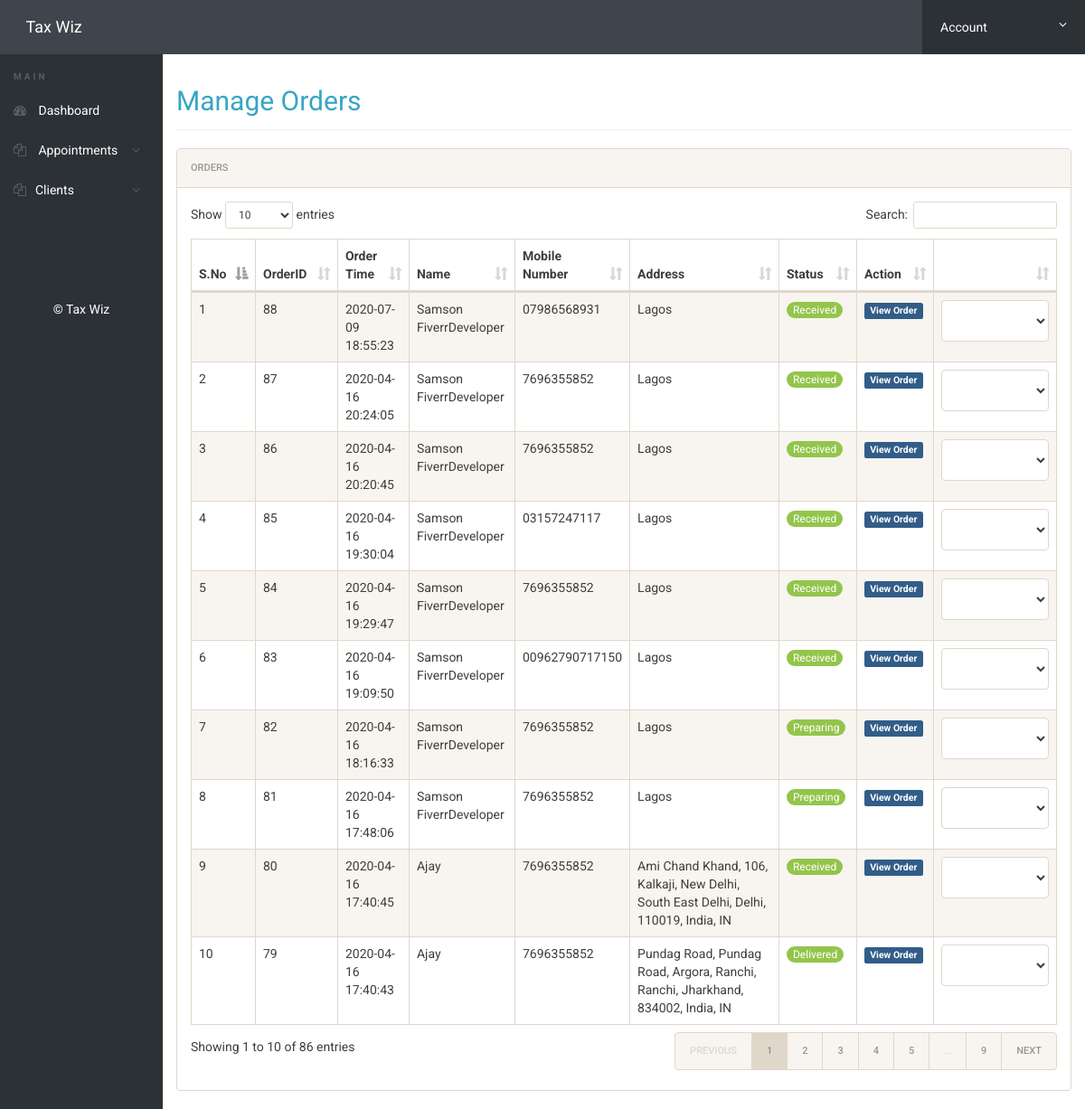
Screenshot of /manage-orders.php (signed in) with the database file from the repository.
### tables this page shows
CREATE TABLE `orders` (
  `orderid` int(11) NOT NULL,
  `user_id` varchar(20) NOT NULL,
  `fname` varchar(100) NOT NULL,
  `mobile` varchar(25) NOT NULL,
  `city` varchar(50) NOT NULL,
  `area` varchar(100) NOT NULL,
  `address` varchar(500) NOT NULL,
  `status` varchar(50) DEFAULT 'Received',
  `total` varchar(50) NOT NULL,
  `shipping` varchar(50) NOT NULL,
  `paymenttype` varchar(50) NOT NULL,
  `payid` varchar(100) NOT NULL,
  `coupon` varchar(50) NOT NULL,
  `couponprice` varchar(50) NOT NULL,
  `lat` varchar(50) NOT NULL,
  `lng` varchar(50) NOT NULL,
  `dtype` varchar(50) NOT NULL,
  `pickup` varchar(50),
  `dcode` varchar(50) NOT NULL,
  `driverid` varchar(50) NOT NULL,
  `ordertime` timestamp NOT NULL DEFAULT current_timestamp()
);

### manage-orders.php (the view, shortened to what this page needs)
<?php
include('includes/config.php');
if(strlen($_SESSION['ScUriTe'])==0)
{
header('location:index.php');
}
else{
?>
<!doctype html>
<html lang="en" class="no-js">
  <head>
    <link rel="stylesheet" href="css/font-awesome.min.css">
    <link rel="stylesheet" href="css/bootstrap.min.css">
    <link rel="stylesheet" href="css/dataTables.bootstrap.min.css">
    <link rel="stylesheet" href="css/bootstrap-social.css">
    <link rel="stylesheet" href="css/bootstrap-select.css">
    <link rel="stylesheet" href="css/fileinput.min.css">
    <link rel="stylesheet" href="css/awesome-bootstrap-checkbox.css">
    <link rel="stylesheet" href="css/style.css">
  </head>
  <body>
    <?php include('includes/header.php');?>
    <div class="ts-main-content">
      <?php include('includes/leftbar.php');?>
      <div class="content-wrapper">
        <div class="container-fluid">
          <div class="row">
            <div class="col-md-12">
              <h2 class="page-title">
                <a href="manage-orders.php">Manage Orders
                </a>
              </h2>
              <div class="panel panel-default">
                <div class="panel-heading">Orders
                </div>
                <div class="panel-body">
                  <table id="zctb" class="display table table-striped table-bordered table-hover" cellspacing="0" width="100%">
                    <thead>
                      <tr>
                      <th>S.No
                        </th>
                        <th>OrderID
                        </th>
                        <th>Order Time
                        </th>
                        <th>Name
                        </th>
                        <th>Mobile Number
                        </th>
                        <th>Address
                        </th>
                        <th>Status
                        </th>
                        <th>Action
                        </th>
                        <th>
                        </th>
                      </tr>
                    </thead>
                    <tbody>
                      <?php
                      $sql = "SELECT * FROM orders order by orderid desc";
                      $query = $dbh -> prepare($sql);
                      $query->execute();
                      $results=$query->fetchAll(PDO::FETCH_OBJ);
                      $cnt=1;
                      if($query->rowCount() > 0)
                      {
                      foreach($results as $result)
                      {				?>
                      <tr>
                      <td>
                          <?php echo htmlentities($cnt);?>
                        </td>
                        <td>
                          <?php echo htmlentities($result->orderid);?>
                        </td>
                        <td>
                          <?php echo htmlentities($result->ordertime);?>
                        </td>
                        <td>
                          <?php echo htmlentities($result->fname);?>
                        </td>
                        <td>
                          <?php echo htmlentities($result->mobile);?>
                        </td>
                        <td>
                          <?php echo htmlentities($result->address);?>
                        </td>
                        <td>
                          <b class="badge badge-primary">
                            <?php echo htmlentities($result->status);?>
                          </b>
                        </td>
                        <td>
                          <a class="label label-primary" href="view-order.php?orderid=<?php echo $result->orderid;?>" >View Order
                          </a>
                        </td>
                        <td>
                          <select onchange="location = this.value;" class="form-control">
                            <option>
                            </option>
                            <option value="manage-orders.php?confirmid=<?php echo $result->orderid;?>">Confirmed
                            </option>
                          </select>
                        </td>
                      </tr>
                      <?php $cnt=$cnt+1; }} ?>
                    </tbody>
                  </table>
                </div>
              </div>
            </div>
          </div>
        </div>
      </div>
    </div>
  </body>
</html>
<?php } ?>

### css/style.css (style rules this page uses)
html { font-size: 14px; }
@media only screen and (min-width: 480px) { html { font-size: 17px; } }
@media only screen and (min-width: 768px) { html { font-size: 14px; } }
body { font-size: 1em; }
a { color: #37a6c4; }
.panel { overflow: hidden; }
.page-title { padding-bottom: 15px; margin-bottom: 20px; border-bottom: 1px solid #f0f0f0; }
.ts-main-content .content-wrapper { padding-top: 15px; margin-top: 60px; }
@media only screen and (min-width: 992px) { .ts-main-content .content-wrapper { margin-left: 180px; } }

### rows the page displays
orders: orderid "88", ordertime "2020-07-09 18:55:23", fname "Samson FiverrDeveloper", mobile "07986568931", address "Lagos", status "Received"
orders: orderid "87", ordertime "2020-04-16 20:24:05", fname "Samson FiverrDeveloper", mobile "7696355852", address "Lagos", status "Received"
orders: orderid "86", ordertime "2020-04-16 20:20:45", fname "Samson FiverrDeveloper", mobile "7696355852", address "Lagos", status "Received"
orders: orderid "85", ordertime "2020-04-16 19:30:04", fname "Samson FiverrDeveloper", mobile "03157247117", address "Lagos", status "Received"
orders: orderid "84", ordertime "2020-04-16 19:29:47", fname "Samson FiverrDeveloper", mobile "7696355852", address "Lagos", status "Received"
orders: orderid "83", ordertime "2020-04-16 19:09:50", fname "Samson FiverrDeveloper", mobile "00962790717150", address "Lagos", status "Received"
orders: orderid "82", ordertime "2020-04-16 18:16:33", fname "Samson FiverrDeveloper", mobile "7696355852", address "Lagos", status "Preparing"
orders: orderid "81", ordertime "2020-04-16 17:48:06", fname "Samson FiverrDeveloper", mobile "7696355852", address "Lagos", status "Preparing"
orders: orderid "80", ordertime "2020-04-16 17:40:45", fname "Ajay", mobile "7696355852", address "Ami Chand Khand, 106, Kalkaji, New Delhi, South East Delhi, Delhi, 110019, India, IN", status "Received"
orders: orderid "79", ordertime "2020-04-16 17:40:43", fname "Ajay", mobile "7696355852", address "Pundag Road, Pundag Road, Argora, Ranchi, Ranchi, Jharkhand, 834002, India, IN", status "Delivered"
